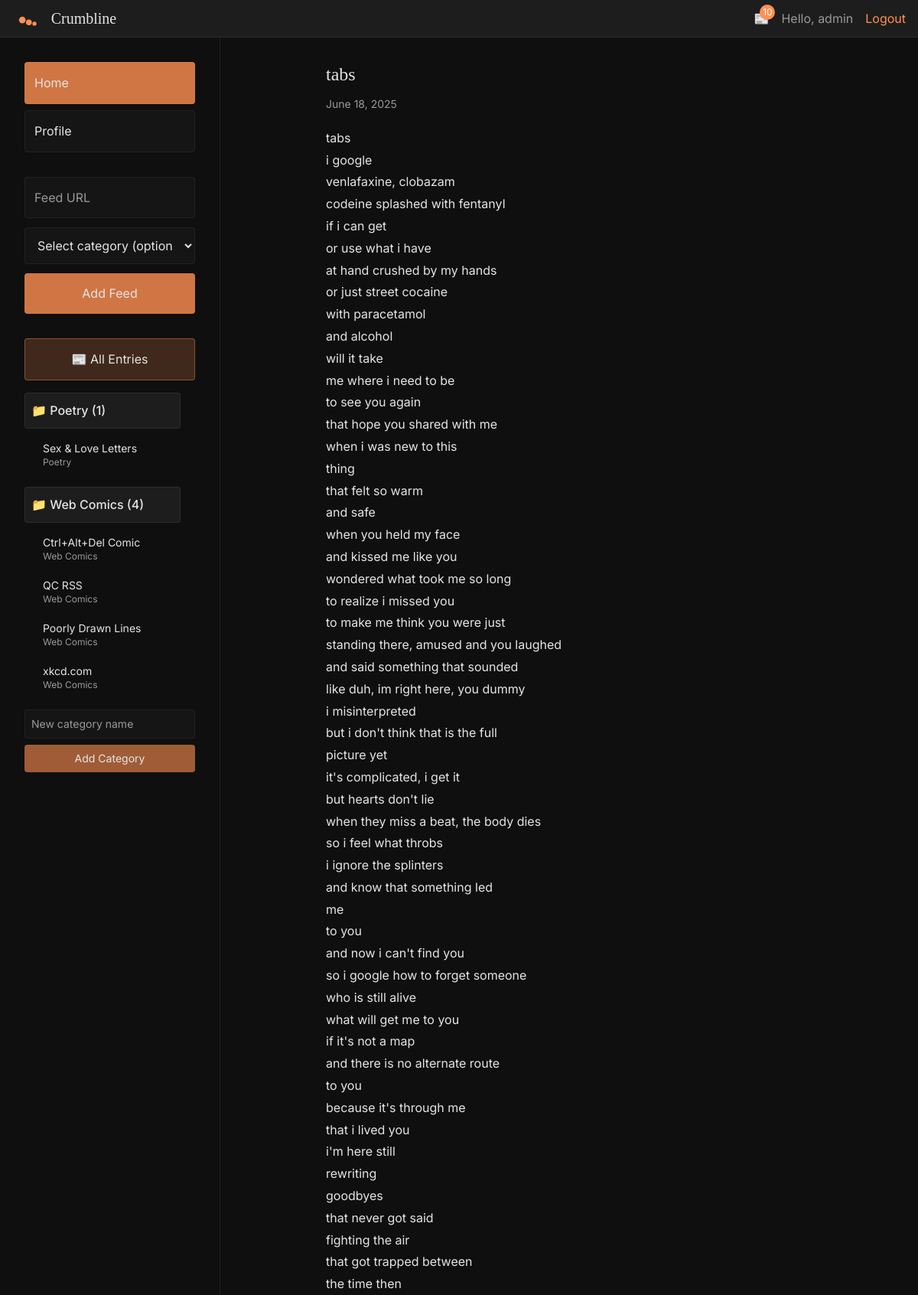
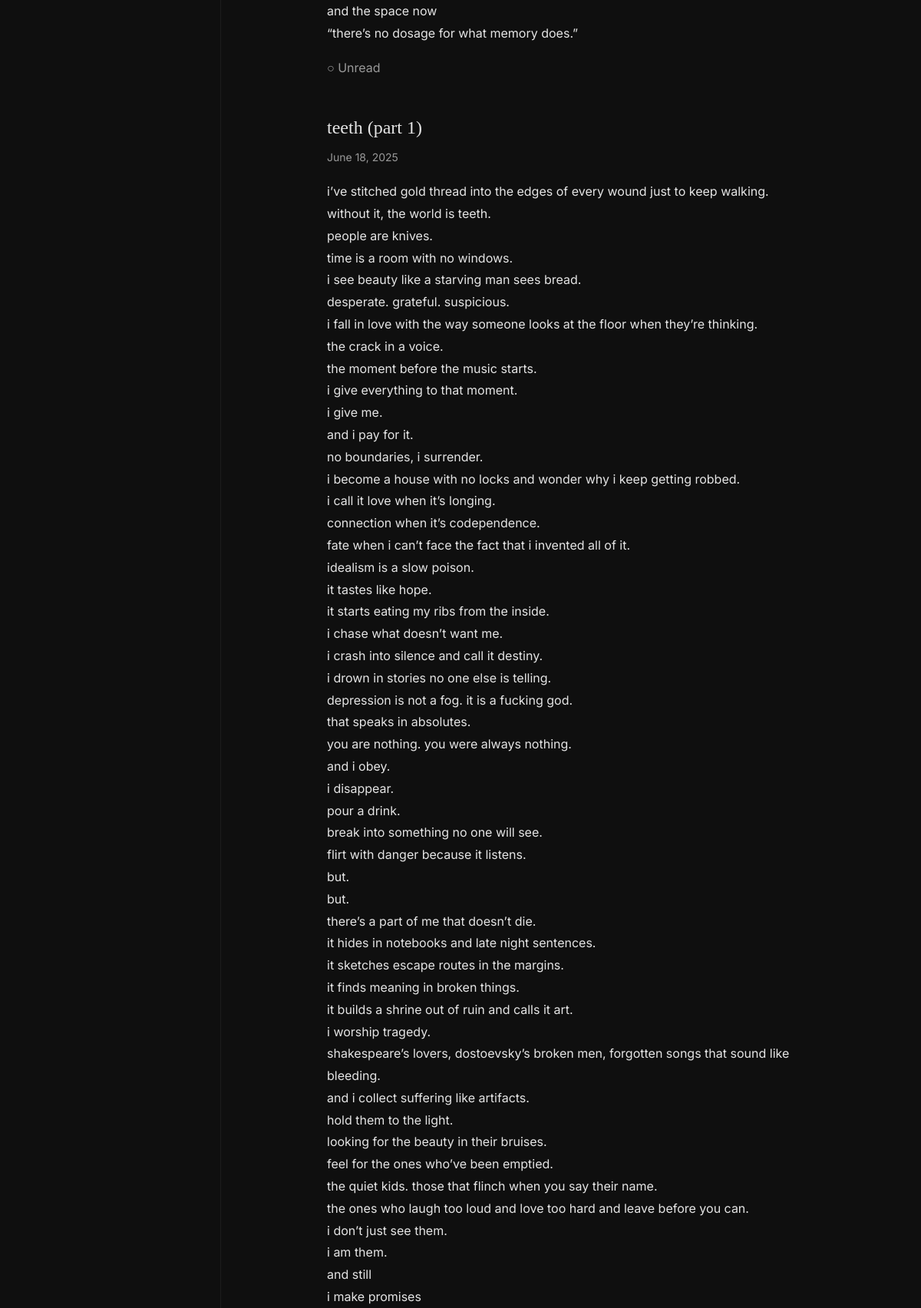
The page / (signed in, upper part) on the database its author committed (2 pictures, top to bottom).
### app/models.py (models this page shows)
class User(Base):
    __tablename__ = "users"
    id = Column(Integer, primary_key=True)
    username = Column(String, unique=True, nullable=False)
    email = Column(String, unique=True, nullable=False)
    password = Column(String, nullable=False)
    created_at = Column(DateTime, default=datetime.utcnow)

class Category(Base):
    __tablename__ = "categories"
    id = Column(Integer, primary_key=True)
    name = Column(String, unique=True, nullable=False)
    feeds = relationship("Feed", back_populates="category")

class Feed(Base):
    __tablename__ = "feeds"
    id = Column(Integer, primary_key=True)
    url = Column(String, unique=True, nullable=False)
    title = Column(String)
    description = Column(Text)
    last_updated = Column(DateTime, default=datetime.utcnow)
    category_id = Column(Integer, ForeignKey("categories.id"))
    category = relationship("Category", back_populates="feeds")
    entries = relationship("Entry", back_populates="feed", cascade="all, delete-orphan")

class Entry(Base):
    __tablename__ = "entries"
    id = Column(Integer, primary_key=True)
    feed_id = Column(Integer, ForeignKey("feeds.id"))
    title = Column(String, nullable=False)
    link = Column(String, nullable=False)
    published = Column(DateTime)
    content = Column(Text)
    is_read = Column(Boolean, default=False)
    created_at = Column(DateTime, default=datetime.utcnow)
    feed = relationship("Feed", back_populates="entries")

### app/main.py (the view)
@app.get("/", response_class=HTMLResponse)
async def home(
    request: Request,
    session: AsyncSession = Depends(get_session)
):
    current_user = await get_current_user_from_cookie(request, session)
    if not current_user:
        return RedirectResponse(url="/login", status_code=status.HTTP_303_SEE_OTHER)
    categories, uncategorized_feeds = await services.get_categories_with_feeds(session)
    entries = await services.get_entries(session)
    unread_count = await services.get_unread_count(session)
    if request.headers.get("HX-Request") == "true":
        return templates.TemplateResponse(
            "feed_entries.html",
            {
                "request": request,
                "entries": entries,
                "current_user": current_user,
                "unread_count": unread_count
            }
        )
    return templates.TemplateResponse(
        "index.html",
        {
            "request": request,
            "categories": categories,
            "uncategorized_feeds": uncategorized_feeds,
            "entries": entries,
            "current_user": current_user,
            "unread_count": unread_count
        }
    )

### templates/index.html (shortened to what this page needs)
{% extends "base.html" %}
{% block content %}
<div class="flex min-h-screen">
    <div class="w-72 bg-crumb-bg border-r border-crumb-accent-dark/20 sticky top-0 h-screen overflow-y-auto">
        <div class="p-8">
            <div class="mb-8">
                <a href="/" class="block p-3 mb-2 bg-crumb-accent-orange/80 border border-crumb-accent-orange/20 rounded text-crumb-text hover:bg-crumb-accent-orange transition-colors">
                    Home
                </a>
                <a href="/profile" class="block p-3 bg-crumb-accent-dark/10 border border-crumb-accent-dark/20 rounded text-crumb-text hover:bg-crumb-accent-orange/50 transition-colors">
                    Profile
                </a>
            </div>
            <div id="feed-form-container">
                <form hx-post="/feeds"
                      hx-target="#feed-list"
                      hx-swap="innerHTML"
                      class="mb-8">
                    <input type="url" name="url" placeholder="Feed URL" required
                        class="w-full p-3 bg-crumb-accent-dark/10 border border-crumb-accent-dark/20 rounded mb-3 text-crumb-text placeholder-crumb-muted focus:outline-none focus:border-crumb-accent-orange">
                    <select name="category"
                        class="w-full p-3 bg-crumb-accent-dark/10 border border-crumb-accent-dark/20 rounded mb-3 text-crumb-text focus:outline-none focus:border-crumb-accent-orange">
                        <option value="">Select category (optional)</option>
                    </select>
                    <button type="submit"
                        class="w-full p-3 bg-crumb-accent-orange/80 text-crumb-text rounded hover:bg-crumb-accent-orange transition-colors">
                        Add Feed
                    </button>
                </form>
            </div>
            <div id="feed-list" class="space-y-4">
                <button hx-get="/"
                        hx-target="#entries-container"
                        class="w-full p-3 bg-crumb-accent-orange/20 border border-crumb-accent-orange/40 rounded text-crumb-text hover:bg-crumb-accent-orange/30 transition-colors">
                    📰 All Entries
                </button>
                {% for category in categories %}
                    <div class="category-section">
                        <div class="flex items-center justify-between mb-2">
                            <button hx-get="/categories/{{ category.id }}/entries"
                                    hx-target="#entries-container"
                                    class="flex-1 text-left p-2 bg-crumb-accent-dark/20 border border-crumb-accent-dark/30 rounded text-crumb-text hover:bg-crumb-accent-orange/20 transition-colors font-medium">
                                📁 {{ category.name }} ({{ category.feeds|length }})
                            </button>
                        </div>
                        <div class="ml-4 space-y-1">
                            {% for feed in category.feeds %}
                                {% include "feed_item.html" %}
                            {% endfor %}
                        </div>
                    </div>
                {% endfor %}
                <div id="category-form-container" class="mt-6">
                    <form hx-post="/categories"
                          hx-target="#feed-list"
                          hx-swap="innerHTML"
                          class="mb-4">
                        <input type="text" name="name" placeholder="New category name" required
                            class="w-full p-2 bg-crumb-accent-dark/10 border border-crumb-accent-dark/20 rounded mb-2 text-crumb-text placeholder-crumb-muted focus:outline-none focus:border-crumb-accent-orange text-sm">
                        <button type="submit"
                            class="w-full p-2 bg-crumb-accent-orange/60 text-crumb-text rounded hover:bg-crumb-accent-orange/80 transition-colors text-sm">
                            Add Category
                        </button>
                    </form>
                </div>
            </div>
        </div>
    </div>
    <div class="flex-1 overflow-auto">
        <div id="entries-container" class="max-w-content mx-auto p-8">
            {% for entry in entries %}
                {% include "feed_entry.html" %}
            {% endfor %}
        </div>
    </div>
</div>
{% endblock %}

### templates/base.html (shortened to what this page needs)
<!DOCTYPE html>
<html lang="en">
<head>
    <link href="/static/output.css" rel="stylesheet">
    <link href="/static/custom.css" rel="stylesheet">
    <script src="https://cdn.tailwindcss.com"></script>
</head>
<body class="bg-crumb-bg text-crumb-text font-sans leading-relaxed">
    <div class="min-h-screen">
        {% if current_user %}
        <div class="bg-crumb-accent-dark/20 border-b border-crumb-accent-dark/30 py-2 px-4 flex justify-between items-center">
            <div class="flex items-center">
                <img src="/static/images/logo.svg" alt="Crumbline Logo" class="h-8 w-auto mr-2">
                <h1 class="font-serif text-xl text-crumb-text">Crumbline</h1>
            </div>
            <div class="flex items-center space-x-4">
                <a href="/unread" hx-get="/unread" hx-target="#entries-container" hx-push-url="true" class="text-crumb-text hover:text-crumb-accent-orange transition-colors">
                    <span class="relative">
                        📰
                        {% if unread_count > 0 %}
                        <span class="absolute -top-2 -right-2 bg-crumb-accent-orange text-white text-xs rounded-full w-5 h-5 flex items-center justify-center">
                            {{ unread_count }}
                        </span>
                        {% endif %}
                    </span>
                </a>
                <span class="text-crumb-muted">Hello, {{ current_user.username }}</span>
                <a href="/logout" class="text-crumb-accent-orange hover:underline">Logout</a>
            </div>
        </div>
        {% endif %}
        {% block content %}{% endblock %}
    </div>
</body>
</html>

### templates/feed_item.html (shortened to what this page needs)
<div class="group flex items-center justify-between p-2 hover:bg-crumb-accent-orange/10 hover:scale-[1.02] rounded transition-all duration-200" id="feed-{{ feed.id }}">
    <button hx-get="/feeds/{{ feed.id }}/entries"
            hx-target="#entries-container"
            class="flex-1 text-left text-crumb-text hover:text-crumb-accent-orange transition-colors text-sm">
        {{ feed.title }}
        {% if feed.category %}
            <span class="text-crumb-muted text-xs block">{{ feed.category.name }}</span>
        {% endif %}
    </button>
</div>

### templates/feed_entry.html
<article class="mb-12 {% if entry.is_read %}opacity-60{% endif %}" id="entry-{{ entry.id }}">
    <header class="mb-4">
        <h2 class="font-serif text-2xl mb-2">
            <a href="{{ entry.link }}" target="_blank"
               class="text-crumb-text hover:text-crumb-accent-orange transition-colors">
                {{ entry.title }}
            </a>
        </h2>
        <time class="text-crumb-muted text-sm">
            {{ entry.published.strftime('%B %d, %Y') if entry.published else 'No date' }}
        </time>
    </header>
    <div class="prose prose-invert max-w-none">
        {{ entry.content|safe }}
    </div>
    <button hx-post="/entries/{{ entry.id }}/toggle"
            hx-target="#entry-{{ entry.id }}"
            class="mt-4 text-crumb-muted hover:text-crumb-accent-orange transition-colors">
        {% if entry.is_read %}✓ Read{% else %}○ Unread{% endif %}
    </button>
</article>

### rows shown on the page
User: username "admin"
Category: name "Poetry", feeds|length "1"
Feed: title "Sex & Love Letters", category.name "Poetry"
Category: name "Web Comics", feeds|length "4"
Feed: title "Ctrl+Alt+Del Comic", category.name "Web Comics"
Feed: title "QC RSS", category.name "Web Comics"
Feed: title "Poorly Drawn Lines", category.name "Web Comics"
Feed: title "xkcd.com", category.name "Web Comics"
Entry: title "tabs", published "June 18, 2025", content "tabs i google venlafaxine, clobazam codeine splashed with fentanyl if i can get or use what i have at hand crushed by my hands or just street cocaine with paracetamol and alcohol will it take me where i need to be to see you again that hope you shared with me when i was new to this thing that felt so warm and safe when you held my face and kissed me like you wondered what took me so long to realize i missed you to make me think you were just standing there, amused and you laughed and said something that sounded like duh, im right here, you dummy i misinterpreted but i don't think that is the full picture yet it's complicated, i get it but hearts don't lie when they miss a beat, the body…", is_read "○ Unread"
Entry: title "teeth (part 1)", published "June 18, 2025", content "i’ve stitched gold thread into the edges of every wound just to keep walking. without it, the world is teeth. people are knives. time is a room with no windows. i see beauty like a starving man sees bread. desperate. grateful. suspicious. i fall in love with the way someone looks at the floor when they’re thinking. the crack in a voice. the moment before the music starts. i give everything to that moment. i give me. and i pay for it. no boundaries, i surrender. i become a house with no locks and wonder why i keep getting robbed. i call it love when it’s longing. connection when it’s codependence. fate when i can’t face the fact that i invented all of it. idealism is a slow poison. it tastes…"

### other values the page prints
{{ unread_count }} "10"
